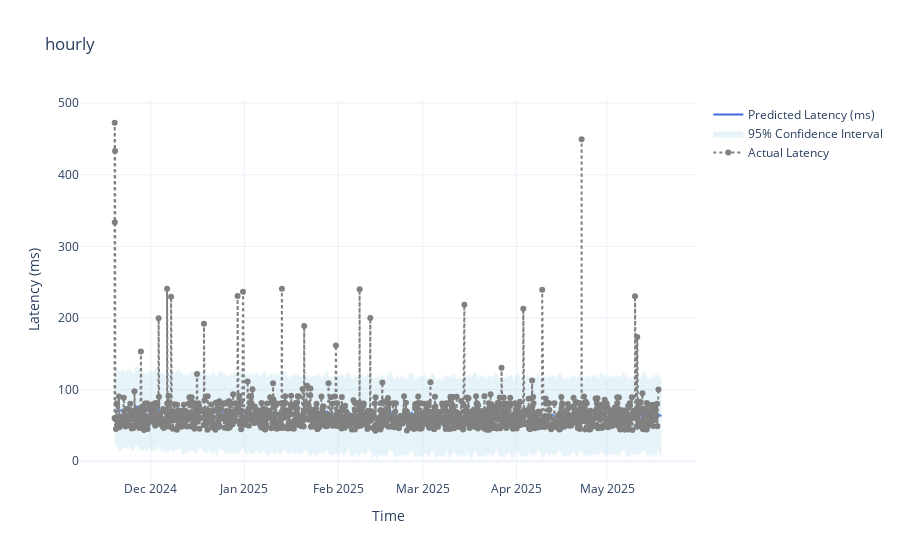

Source (notebook cell):
### Code cell
print("📊 Visualizing hourly latency forecast")
visualize_forecast(hourly_forecast, 'hourly')

### Figure 1 — Plotly figure (JSON) as saved in the notebook; plotly's stock layout.template omitted (floating-point values rounded to 4 significant figures; data arrays with more than 128 entries replaced by an {"elided": "..."} marker saying what was removed)
{"data": [{"line": {"color": "royalblue"}, "mode": "lines", "name": "Predicted Latency (ms)", "type": "scatter", "x": {"elided": "1425 str values"}, "y": {"elided": "1425 float values"}}, {"fill": "toself", "fillcolor": "rgba(173, 216, 230, 0.3)", "hoverinfo": "skip", "line": {"color": "rgba(255,255,255,0)"}, "name": "95% Confidence Interval", "type": "scatter", "x": {"elided": "2850 str values"}, "y": {"elided": "2850 float values"}}, {"line": {"color": "gray", "dash": "dot"}, "mode": "lines+markers", "name": "Actual Latency", "type": "scatter", "x": {"elided": "1425 str values"}, "y": {"elided": "1425 float values"}}], "layout": {"hovermode": "x unified", "title": {"text": "hourly"}, "xaxis": {"anchor": "y", "domain": [0, 1], "title": {"text": "Time"}}, "yaxis": {"anchor": "x", "domain": [0, 1], "title": {"text": "Latency (ms)"}}}}
